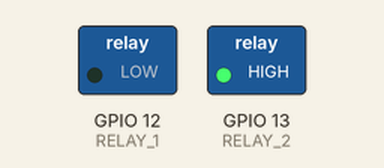
Bench run of a sketch on a simulated ESP32. On the bench: switched loads named in the sketch (green lamp = pin HIGH). Dashed ring = blinking. What the sketch prints to the serial monitor is not drawn.

Above: at 0.7 s.
Timing chart, 0 to 4.9 s (numbered marks = the images above):
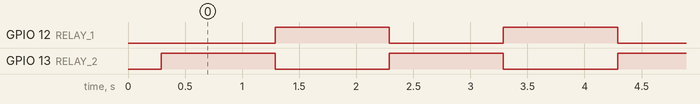

Measured:
- by itself, GPIO 12 (RELAY_1), GPIO 13 (RELAY_2): alternates HIGH for 1.0 s and LOW for 1.0 s

The sketch:

Arduino_ESP32_Relay.ino
```cpp
/***********************************************************************
 * Project      :     Arduino_ESP32_Relay
 * Description  :     Relay 2 channel test
 * Author       :     Tenergy Innovation Co., Ltd.
 * Date         :     14 Nov 2018
 * Revision     :     1.0
 * Rev1.0       :     Original
 * website      :     http://www.tenergyinnovation.co.th
 * Facebook     :     https://www.facebook.com/tenergy.innovation
 * Email        :     uten.boonliam@innovation.co.th
 * TEL          :     089-140-7205
 ***********************************************************************/

/**************************************/
/*         GPIO define                */
/**************************************/
#define RELAY_2   13
#define RELAY_1   12

/**************************************/
/*         constant define            */
/**************************************/
#define ON    LOW
#define OFF   HIGH

 /***********************************************************************
 * FUNCTION:    setup
 * DESCRIPTION: setup process
 * PARAMETERS:  nothing
 * RETURNED:    nothing
 ***********************************************************************/
void setup() {

  // put your setup code here, to run once:
  Serial.begin(9600);
  Serial.println("************************************************");
  Serial.println("Project      :  Arduino_ESP32_Relay");
  Serial.println("Author       :  Tenergy Innovation Co., Ltd.");
  Serial.println("Date         :  14 Nov 2018");
  Serial.println("website      :  http://www.tenergyinnovation.co.th");
  Serial.println("Email        :  uten.boonliam@innovation.co.th");
  Serial.println("TEL          :  089-140-7205");
  Serial.println("************************************************");
  pinMode(RELAY_1,OUTPUT);
  pinMode(RELAY_2,OUTPUT);

  digitalWrite(RELAY_1,LOW);
  digitalWrite(RELAY_2,LOW);

}

/***********************************************************************
 * FUNCTION:    loop
 * DESCRIPTION: loop process
 * PARAMETERS:  nothing
 * RETURNED:    nothing
***********************************************************************/
void loop() {
  // put your main code here, to run repeatedly:
  digitalWrite(RELAY_1,ON);
  digitalWrite(RELAY_2,OFF);

  delay(1000);
  digitalWrite(RELAY_1,OFF);
  digitalWrite(RELAY_2,ON);

  delay(1000);

}
```
